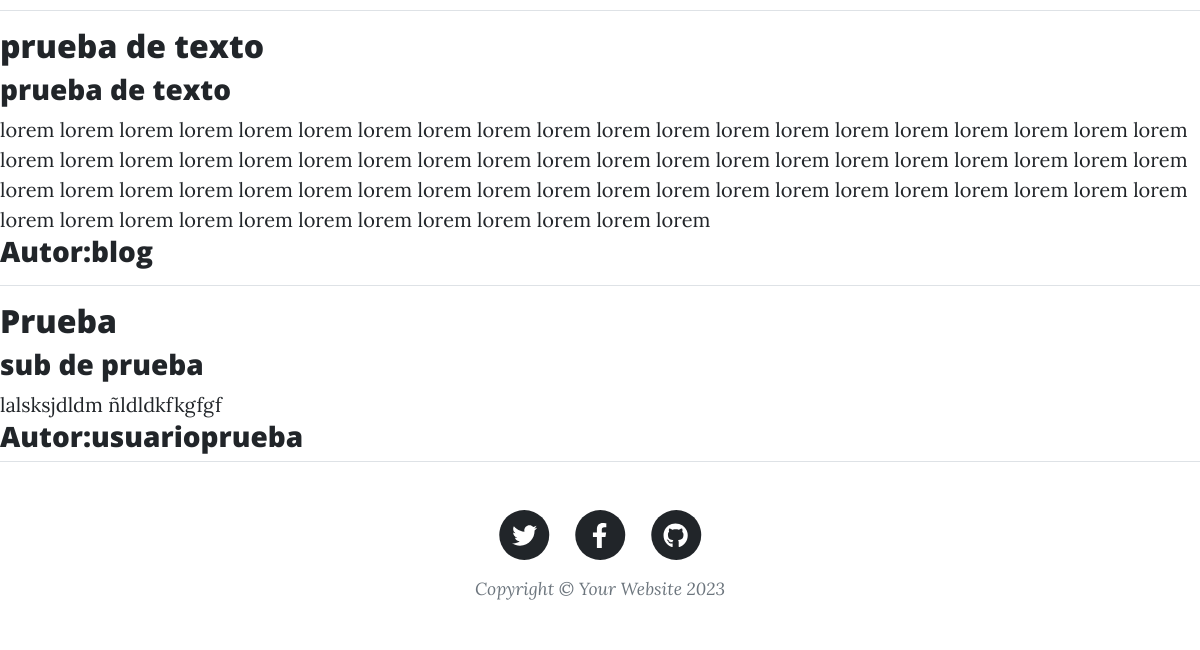
The app's page / (signed in, lower part), older data.
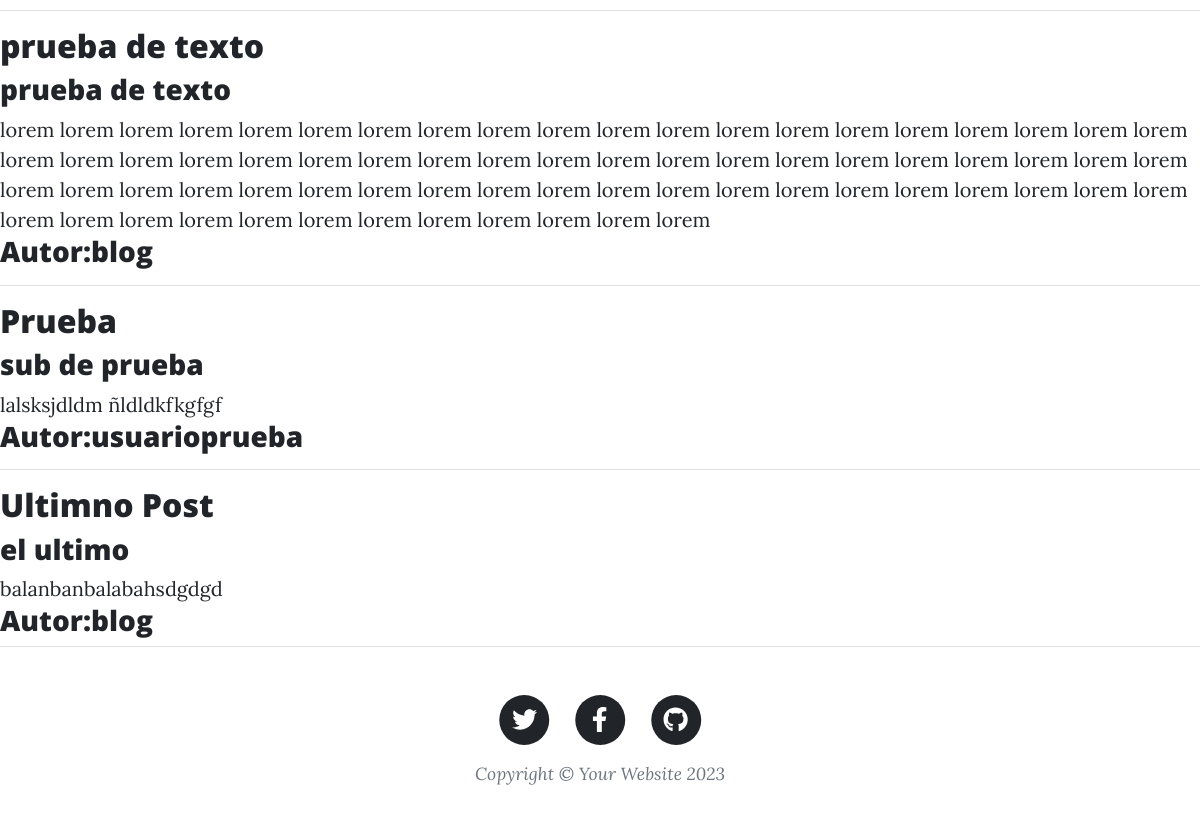
The same page, newer data.
### blog/models.py (models this page shows, shortened)
class Post(models.Model):
    titulo = models.CharField(max_length=200)
    subtitulo = models.CharField(max_length=200)
    autor = models.ForeignKey(
        "auth.User",
        on_delete=models.CASCADE,null=True
    )
    cuerpo = models.TextField()
    creado=models.DateField(auto_now_add=True,editable=False)
    modificado=models.DateField(auto_now=True)

### blog/views.py (the view)
# urls.py: path("", BlogListView.as_view(), name="home"),
class BlogListView(ListView):
    model = Post
    template_name = "home.html"

### blog/templates/home.html (shortened to what this page needs)
{% extends "base.html" %}
{% block content %}
{% for post in post_list %}
<hr>
<div class="post-preview">
    <h2><a href="{% url 'post_detail' post.pk %}">{{ post.titulo }}</a></h2>
    <h3><a href="">{{ post.subtitulo }}</a></h3>
    <div class="w-100">{{ post.cuerpo }}</div>
    <h3><a href="">Autor:{{ post.autor }}</a></h3>
  </div>
{% endfor %}
{% endblock content %}

Row changes from the older to the newer data that the page shows:
added Post: titulo "Ultimno Post", subtitulo "el ultimo", cuerpo "balanbanbalabahsdgdgd", autor "blog"
